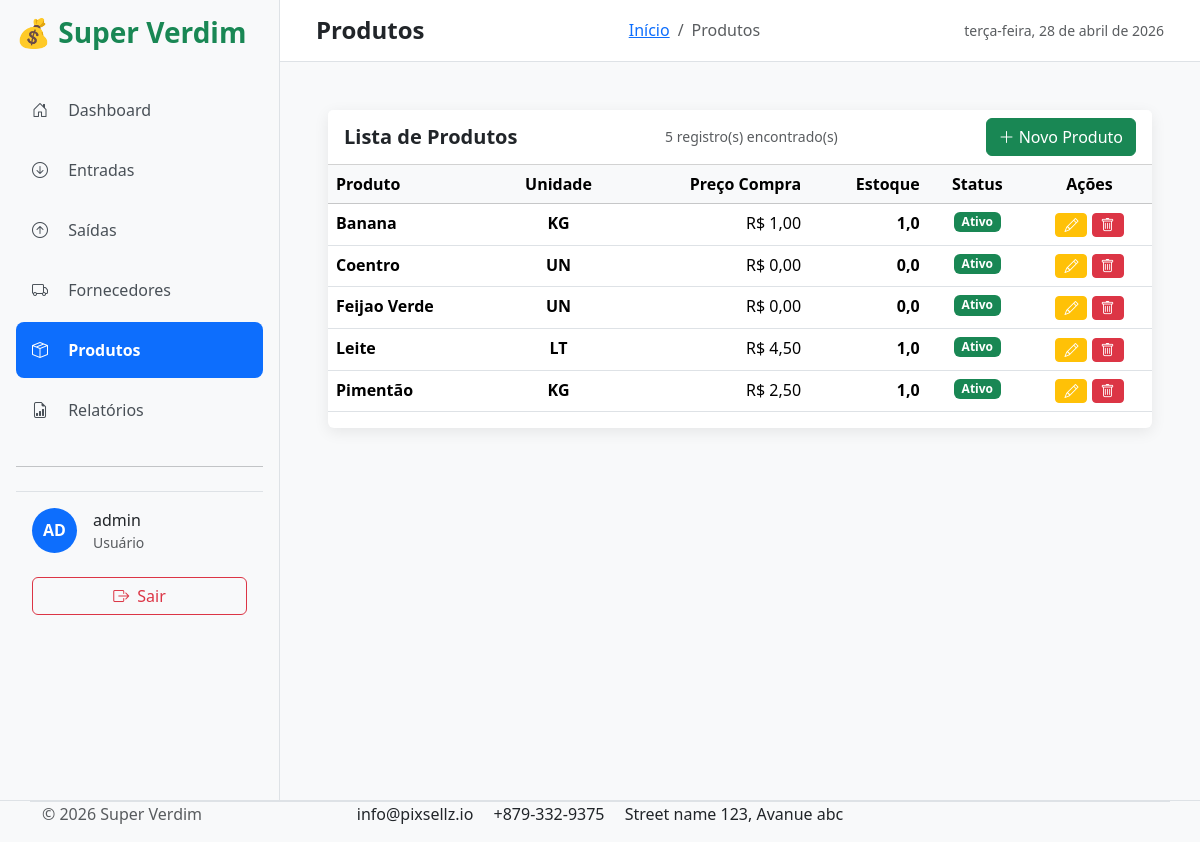
/produtos/ (signed in), run on an earlier commit of the app's database.
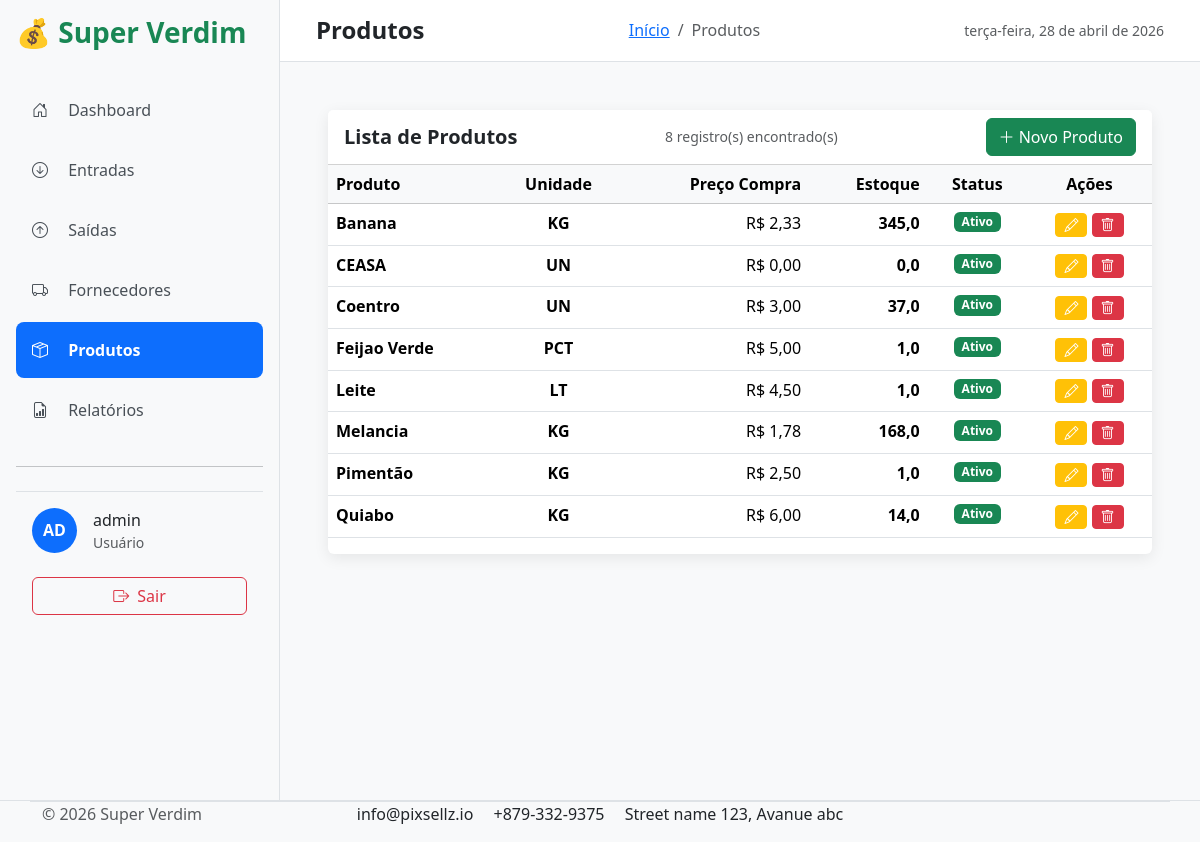
And on a later commit of the database.
### produtos/models.py (models this page shows, shortened)
class Produto(models.Model):
    nome = models.CharField(max_length=200, verbose_name="Nome do Produto")
    unidade = models.CharField(max_length=20, default="UN", choices=[
        ('UN', 'Unidade'),
        ('KG', 'Quilograma'),
        ('LT', 'Litro'),
        ('CX', 'Caixa'),
        ('PCT', 'Pacote'),
    ], verbose_name="Unidade")
    preco_de_compra = models.DecimalField(max_digits=12, decimal_places=2, default=0.00, verbose_name="Preço de Compra")
    estoque_atual = models.FloatField(default=0, verbose_name="Estoque Atual")
    ativo = models.BooleanField(default=True, verbose_name="Ativo")
    criado = models.DateTimeField(auto_now_add=True)
    atualizado = models.DateTimeField(auto_now=True)
    class Meta:
        verbose_name = "Produto"
        verbose_name_plural = "Produtos"
        ordering = ['nome']

### produtos/views.py (the view)
# urls.py: path('', views.lista_produtos, name='lista_produtos'),
@login_required
def lista_produtos(request):
    produtos = Produto.objects.order_by('nome')
    return render(request, 'produtos/lista_produtos.html', {'produtos': produtos})

### main/context_processors.py (called while the page is built, shortened)
def user_role(request):
    if request.user.is_authenticated:
        groups = list(request.user.groups.values_list('name', flat=True))
        return {
            'is_admin': 'Administrador' in groups,
            'is_gerente': 'Gerente' in groups,
            'is_usuario': 'Usuário' in groups,
            'user_groups': groups,
            'user': request.user,
            'user_full_name': request.user.get_full_name() or request.user.username,
        }

### templates/produtos/lista_produtos.html (shortened to what this page needs)
{% extends 'base.html' %}
{% block page_title %}Produtos{% endblock %}
{% block breadcrumb_current %}Produtos{% endblock %}
{% block content %}
<div class="p-3 p-md-5">
<div class="card">
    <div class="card-header bg-white d-flex justify-content-between align-items-center">
          <h5 class="mb-0 fw-semibold">Lista de Produtos</h5>
          <small class="text-muted">
              {{ produtos|length }} registro(s) encontrado(s)
          </small>
          <button class="btn btn-success" data-bs-toggle="modal" data-bs-target="#modalCadastrarProduto">
    <i class="bi bi-plus-lg"></i> Novo Produto
  </button>
          </div>
  <div class="table-responsive">
    <table class="table table-hover">
      <thead class="table-light">
        <tr>
          <th>Produto</th>
          <th class="text-center">Unidade</th>
          <th class="text-end">Preço Compra</th>
          <th class="text-end">Estoque</th>
          <th class="text-center">Status</th>
          <th class="text-center">Ações</th>
        </tr>
      </thead>
      <tbody>
        {% for produto in produtos %}
        <tr>
          <td><strong>{{ produto.nome }}</strong></td>
          <td class="text-center fw-bold">{{ produto.unidade }}</td>
          <td class="text-end">R$ {{ produto.preco_de_compra|floatformat:2 }}</td>
          <td class="text-end fw-bold">{{ produto.estoque_atual }}</td>
          <td class="text-center">
            {% if produto.ativo %}
              <span class="badge bg-success">Ativo</span>
            {% else %}
              <span class="badge bg-secondary">Inativo</span>
            {% endif %}
          </td>
          <td class="text-center">
            <a href="{% url 'editar_produto' produto.pk %}" class="btn btn-sm btn-warning text-white">
                <i class="bi bi-pencil"></i>
            </a>
            <button onclick="abrirModalExcluir({{ produto.pk }}, '{{ produto.nome }}')"
                    class="btn btn-sm btn-danger">
                <i class="bi bi-trash"></i>
            </button>
            </td>
        </tr>
        {% empty %}
        <tr><td colspan="7" class="text-center py-5">Nenhum produto cadastrado.</td></tr>
        {% endfor %}
      </tbody>
    </table>
  </div>
</div>
</div>
{% endblock %}

What changed in the data, as far as the page shows it:
changed Produto "Banana": preco_de_compra "1,00" → "2,33"; estoque_atual "1,0" → "345,0"
added Produto: nome "CEASA", unidade "UN", preco_de_compra "0,00", estoque_atual "0,0", ativo "Ativo"
changed Produto "Coentro": preco_de_compra "0,00" → "3,00"; estoque_atual "0,0" → "37,0"
changed Produto "Feijao Verde": unidade "UN" → "PCT"; preco_de_compra "0,00" → "5,00"; estoque_atual "0,0" → "1,0"
added Produto: nome "Melancia", unidade "KG", preco_de_compra "1,78", estoque_atual "168,0", ativo "Ativo"
added Produto: nome "Quiabo", unidade "KG", preco_de_compra "6,00", estoque_atual "14,0", ativo "Ativo"
Also different on the page:
{{ produtos|length }}: "5" → "8"
